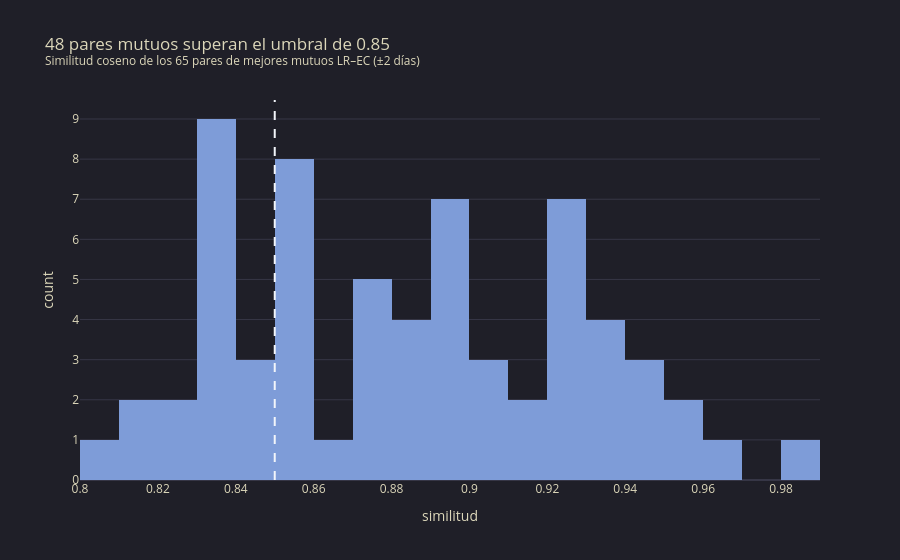

This figure's notebook cell:
### Markdown cell above
## 3. Sesgo comparativo: la misma noticia en dos diarios

**Emparejamiento automático.** Para cada noticia de La República se busca la noticia de El Comercio más parecida
(coseno de embeddings) publicada con ±2 días de diferencia. Un par se acepta como candidato solo si es
**mejor mutuo**: la nota de El Comercio también tiene a esa nota de La República como la más parecida.

**Confirmación humana.** La similitud alta no garantiza que sea el mismo hecho (dos partidos distintos del mismo
torneo se parecen mucho). Por eso cada candidato se revisa a mano en `datos/pares_revision.csv`, marcando la
columna `misma_noticia` con `si` o `no`.

### Code cell
UMBRAL = 0.85
MAX_CANDIDATOS = 30

lr = df[df["medio"] == "La Republica"].reset_index()
ec = df[df["medio"] == "El Comercio"].reset_index()
sim = E[lr["index"]] @ E[ec["index"]].T
dias = np.abs((lr["fecha_dt"].to_numpy()[:, None] - ec["fecha_dt"].to_numpy()[None, :]) / np.timedelta64(1, "D"))
sim = np.where(dias <= 2, sim, -1.0)

mejor_ec, mejor_lr = sim.argmax(axis=1), sim.argmax(axis=0)
mutuos = pd.DataFrame([{"i_lr": i, "i_ec": j, "similitud": sim[i, j]}
                       for i, j in enumerate(mejor_ec) if mejor_lr[j] == i and sim[i, j] > 0])
fig = px.histogram(mutuos, x="similitud", nbins=30,
                   title=(f"{(mutuos['similitud'] >= UMBRAL).sum()} pares mutuos superan el umbral de {UMBRAL}"
                          f"<br><sup>Similitud coseno de los {len(mutuos)} pares de mejores mutuos LR–EC (±2 días)</sup>"))
fig.add_vline(x=UMBRAL, line_dash="dash")
fig.show()

candidatos = mutuos[mutuos["similitud"] >= UMBRAL].nlargest(MAX_CANDIDATOS, "similitud").reset_index(drop=True)
candidatos["id"] = candidatos.index + 1
candidatos["url_lr"] = lr.loc[candidatos["i_lr"], "url"].to_numpy()
candidatos["url_ec"] = ec.loc[candidatos["i_ec"], "url"].to_numpy()
candidatos["titular_lr"] = lr.loc[candidatos["i_lr"], "titular"].to_numpy()
candidatos["titular_ec"] = ec.loc[candidatos["i_ec"], "titular"].to_numpy()
print(f"Candidatos a revisar: {len(candidatos)}")

### Figure 1 — Plotly figure (JSON) as saved in the notebook; plotly's stock layout.template omitted (floating-point values rounded to 4 significant figures)
{"data": [{"bingroup": "x", "hovertemplate": "similitud=%{x}<br>count=%{y}<extra></extra>", "legendgroup": "", "marker": {"color": "#7E9CD8", "pattern": {"shape": ""}}, "name": "", "nbinsx": 30, "orientation": "v", "showlegend": false, "type": "histogram", "x": [0.8417, 0.8296, 0.8329, 0.8321, 0.8381, 0.835, 0.843, 0.8247, 0.8306, 0.8107, 0.8974, 0.8352, 0.8509, 0.8395, 0.8101, 0.9371, 0.8945, 0.9685, 0.8832, 0.94, 0.952, 0.9364, 0.8599, 0.8999, 0.8938, 0.8697, 0.9125, 0.8769, 0.9343, 0.8549, 0.9858, 0.8707, 0.8598, 0.8596, 0.8588, 0.8767, 0.8591, 0.8533, 0.9454, 0.921, 0.8333, 0.8897, 0.8077, 0.8816, 0.9299, 0.9291, 0.9289, 0.8495, 0.9543, 0.9077, 0.903, 0.9231, 0.8968, 0.8759, 0.9348, 0.8338, 0.9426, 0.9058, 0.8932, 0.9273, 0.8977, 0.8865, 0.8715, 0.9141, 0.9296], "xaxis": "x", "yaxis": "y"}], "layout": {"barmode": "relative", "legend": {"tracegroupgap": 0}, "shapes": [{"line": {"dash": "dash"}, "type": "line", "x0": 0.85, "x1": 0.85, "xref": "x", "y0": 0, "y1": 1, "yref": "y domain"}], "title": {"text": "48 pares mutuos superan el umbral de 0.85<br><sup>Similitud coseno de los 65 pares de mejores mutuos LR–EC (±2 días)</sup>"}, "xaxis": {"anchor": "y", "domain": [0.0, 1.0], "title": {"text": "similitud"}}, "yaxis": {"anchor": "x", "domain": [0.0, 1.0], "title": {"text": "count"}}}}
